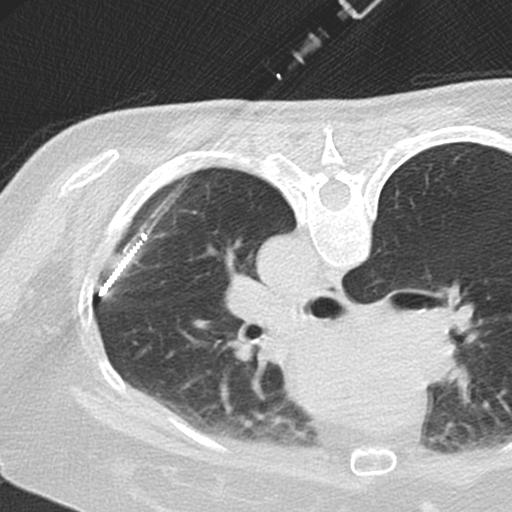
#> input picture dataset/images/10303.jpg, 512 x 512 px; its folder holds 4 pictures in this run
$ jupyter execute --allow-errors processing_dev.ipynb   (older library calls are emulated)
#> lines starting #> are read from the running program, lines starting #| are printed output that depends on the picture
[cell 1]
'''
load images into python
determine shape of image arrays
build function to determine whether images are greyscale
'''

import os
#import matplotlib.pyplot as plt
import numpy as np
from skimage import color, io
from skimage.io import imread_collection, imshow, imsave
from skimage.color import rgb2gray
from skimage.transform import rescale, resize, downscale_local_mean
from PIL import Image

dir_name = '../../dataset/images/'
image_list = []
greyscale = []
image_size = []

# list .jpg files in img directory
for root, dirs, files in os.walk(dir_name):
    for file in files:
        if file.endswith('.jpg'):
            image_list.append(file)

# create a collection with the available images
col = imread_collection(os.path.join(dir_name, '*.jpg'))
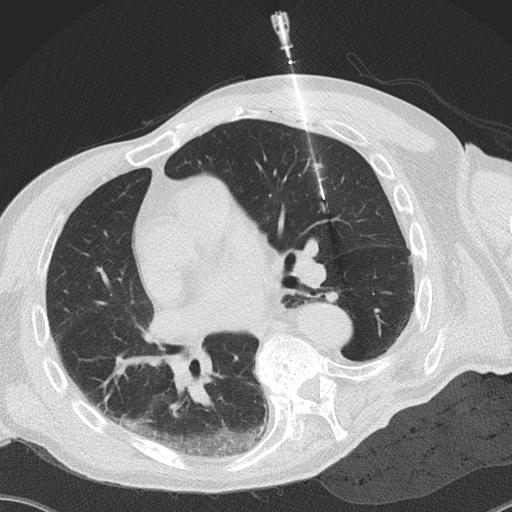
#> input picture dataset/images/10338.jpg, 512 x 512 px
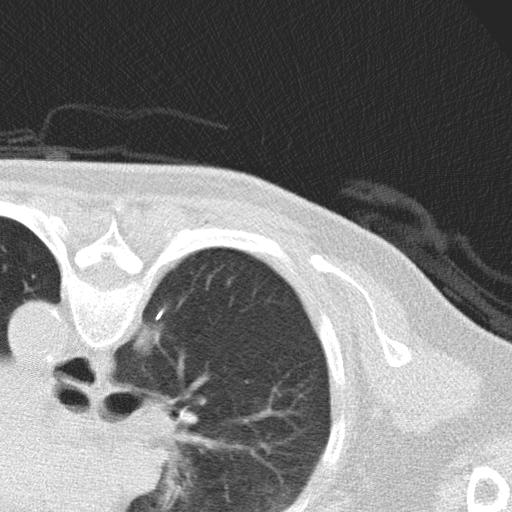
#> input picture dataset/images/12111.jpg, 512 x 512 px
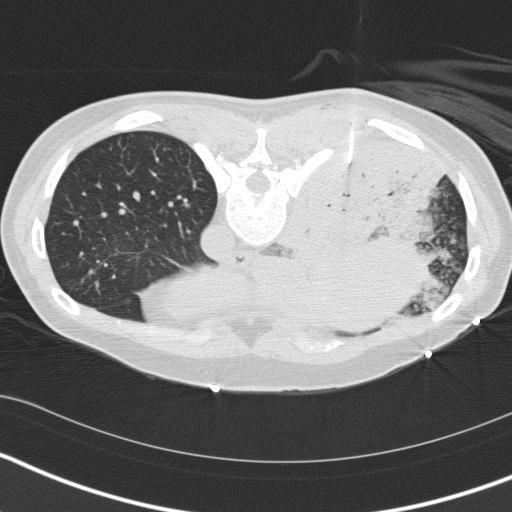
#> input picture dataset/images/15418.jpg, 512 x 512 px
#> (the rest of this cell did not finish here and is left out)

[cell 2]
# create function to test whether images are greyscale
def is_grey_scale(img_path):
#> called with img_path = '../../dataset/images/10303.jpg'
    im = Image.open(img_path).convert('RGB')
#> im is the input picture: PIL image 512x512 RGB; min 28, max 255, mean 143.6
    w,h = im.size
#> w = 512; h = 512
    for i in range(w):
        for j in range(h):
            r,g,b = im.getpixel((i,j))
            if r != g != b:
                return False
    return True

# test set of images for greyscale
for i in image_list:
    image = os.path.join(dir_name, i)
    greyscale.append(is_grey_scale(image))

#print(image_list)
print(greyscale)
